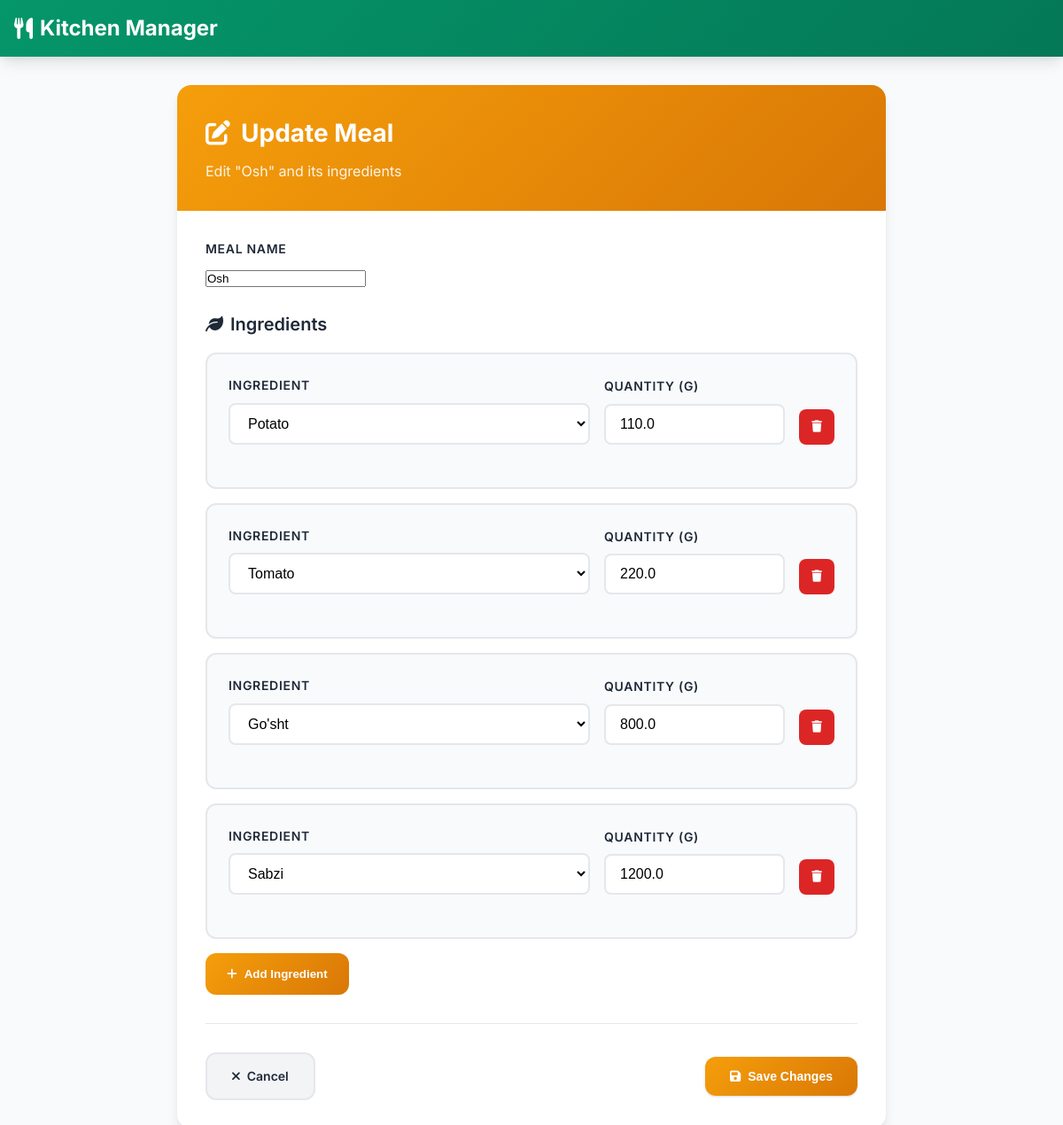
The page /mine/meals/1/edit/ on the database its author committed.
### mine/models.py (models this page shows, shortened)
class Meal(models.Model):
    name = models.CharField(max_length=100)
    ingredients = models.ManyToManyField(
        Ingredient,
        through='MealIngredient',
        related_name='meals'
    )

class MealIngredient(models.Model):
    meal = models.ForeignKey(Meal, on_delete=models.CASCADE)
    ingredient = models.ForeignKey(Ingredient, on_delete=models.CASCADE)
    quantity = models.FloatField()  # quantity required for this ingredient in this meal

class Ingredient(models.Model):
    name = models.CharField(max_length=100)
    stock_quantity = models.FloatField(default=0)  # current stock in grams (or your unit)
    treshold_quantity = models.PositiveBigIntegerField(default=1000)
    created_by = models.ForeignKey(User, on_delete=models.SET_NULL, null=True, blank=True)
    created_at = models.DateTimeField(auto_now_add=True)

### mine/views.py (the view)
# urls.py: path('meals/<int:meal_id>/edit/', views.update_meal, name='update_meal'),
def update_meal(request, meal_id):
    meal = get_object_or_404(Meal, id=meal_id)
    ingredients = Ingredient.objects.all()
    if request.method == 'POST':
        form = MealForm(request.POST, instance=meal)
        if form.is_valid():
            meal = form.save()
            MealIngredient.objects.filter(meal=meal).delete()
            ingredient_ids = request.POST.getlist('ingredients')
            quantities = request.POST.getlist('quantities')
            for ing_id, qty in zip(ingredient_ids, quantities):
                if ing_id and qty:
                    MealIngredient.objects.create(
                        meal=meal,
                        ingredient_id=int(ing_id),
                        quantity=float(qty)
                    )
            return redirect('meal_list')
    else:
        form = MealForm(instance=meal)
        existing_ingredients = MealIngredient.objects.filter(meal=meal)
    return render(request, 'update_meal.html', {
        'form': form,
        'ingredients': ingredients,
        'meal': meal,
        'existing_ingredients': existing_ingredients
    })

### mine/forms.py
class MealForm(forms.ModelForm):
    class Meta:
        model = Meal
        fields = ['name']

### templates/update_meal.html (shortened to what this page needs)
{% extends 'base.html' %}
{% block content %}
<div class="form-card">
    <div class="form-header">
        <h1 class="form-title">
            <i class="fas fa-edit"></i>
            Update Meal
        </h1>
        <p class="form-subtitle">Edit "{{ meal.name }}" and its ingredients</p>
    </div>
    <div class="form-body">
        <form method="post" novalidate>
            <div class="form-group">
                <label for="{{ form.name.id_for_label }}" class="form-label">Meal Name</label>
                {{ form.name }}
            </div>
            <div class="ingredients-section">
                <h2 class="section-title">
                    <i class="fas fa-leaf"></i>
                    Ingredients
                </h2>
                <div id="ingredients-wrapper">
                    {% for existing in existing_ingredients %}
                    <div class="ingredient-row">
                        <div class="ingredient-grid">
                            <div class="form-group">
                                <label class="form-label">Ingredient</label>
                                <select name="ingredients" class="form-select" required>
                                    {% for ingredient in ingredients %}
                                        <option value="{{ ingredient.id }}" {% if ingredient.id == existing.ingredient.id %}selected{% endif %}>
                                            {{ ingredient.name }}
                                        </option>
                                    {% endfor %}
                                </select>
                            </div>
                            <div class="form-group">
                                <label class="form-label">Quantity (g)</label>
                                <input
                                    type="number"
                                    name="quantities"
                                    min="0.01"
                                    step="0.01"
                                    value="{{ existing.quantity }}"
                                    placeholder="Quantity"
                                    class="form-input"
                                    required
                                >
                            </div>
                            <div class="form-group">
                                <button type="button" class="remove-btn" onclick="removeIngredient(this)">
                                    <i class="fas fa-trash"></i>
                                </button>
                            </div>
                        </div>
                    </div>
                    {% endfor %}
                </div>
                <button type="button" id="add-ingredient-btn" class="add-ingredient-btn">
                    <i class="fas fa-plus"></i>
                    Add Ingredient
                </button>
            </div>
            <div class="form-actions">
                <a href="{% url 'meal_list' %}" class="btn btn-secondary">
                    <i class="fas fa-times"></i>
                    Cancel
                </a>
                <button type="submit" class="btn btn-primary">
                    <i class="fas fa-save"></i>
                    Save Changes
                </button>
            </div>
        </form>
    </div>
</div>
{% endblock %}

### templates/base.html (style rules this page uses)
:root { --primary-color: #059669; --primary-dark: #047857; --secondary-color: #f59e0b; --accent-color: #dc2626; --text-primary: #1f2937; --text-secondary: #6b7280; --surface-color: #ffffff; --background-color: #f9fafb; --border-color: #e5e7eb; --shadow: 0 1px 3px 0 rgba(0, 0, 0, 0.1), 0 1px 2px 0 rgba(0, 0, 0, 0.06); --shadow-lg: 0 10px 15px -3px rgba(0, 0, 0, 0.1), 0 4px 6px -2px rgba(0, 0, 0, 0.05); }
* { margin: 0; padding: 0; box-sizing: border-box; }
body { font-family: 'Inter', sans-serif; background-color: var(--background-color); color: var(--text-primary); line-height: 1.6; }
.btn { display: inline-flex; align-items: center; gap: 0.5rem; padding: 0.75rem 1.5rem; border: none; border-radius: 0.75rem; font-weight: 600; text-decoration: none; cursor: pointer; transition: all 0.2s; font-size: 0.875rem; }
.btn-primary { background: linear-gradient(135deg, var(--primary-color), var(--primary-dark)); color: white; box-shadow: var(--shadow); }
.btn-secondary { background-color: #f3f4f6; color: var(--text-primary); border: 2px solid var(--border-color); }

### templates/update_meal.html (style rules this page uses)
.form-card { max-width: 800px; margin: 0 auto; background: var(--surface-color); border-radius: 1rem; box-shadow: var(--shadow-lg); overflow: hidden; }
.form-header { background: linear-gradient(135deg, var(--secondary-color), #d97706); color: white; padding: 2rem; }
.form-title { font-size: 1.75rem; font-weight: 700; margin-bottom: 0.5rem; display: flex; align-items: center; gap: 0.75rem; }
.form-subtitle { opacity: 0.9; font-size: 1rem; }
.form-body { padding: 2rem; }
.form-group { margin-bottom: 1.5rem; }
.form-label { display: block; font-weight: 600; color: var(--text-primary); margin-bottom: 0.5rem; font-size: 0.875rem; text-transform: uppercase; letter-spacing: 0.05em; }
.form-input, .form-select { width: 100%; padding: 0.75rem 1rem; border: 2px solid var(--border-color); border-radius: 0.5rem; font-size: 1rem; transition: all 0.2s; background-color: white; }
.ingredients-section { margin-bottom: 2rem; }
.section-title { font-size: 1.25rem; font-weight: 600; color: var(--text-primary); margin-bottom: 1rem; display: flex; align-items: center; gap: 0.5rem; }
.ingredient-row { background: #f8fafc; border: 2px solid var(--border-color); border-radius: 0.75rem; padding: 1.5rem; margin-bottom: 1rem; transition: all 0.2s; }
.ingredient-grid { display: grid; grid-template-columns: 2fr 1fr auto; gap: 1rem; align-items: end; }
.remove-btn { background-color: var(--accent-color); color: white; border: none; border-radius: 0.5rem; padding: 0.75rem; cursor: pointer; transition: all 0.2s; display: flex; align-items: center; justify-content: center; width: 40px; height: 40px; }
.add-ingredient-btn { background: linear-gradient(135deg, var(--secondary-color), #d97706); color: white; border: none; border-radius: 0.75rem; padding: 1rem 1.5rem; font-weight: 600; cursor: pointer; transition: all 0.2s; display: flex; align-items: center; gap: 0.5rem; margin-bottom: 2rem; }
.form-actions { display: flex; gap: 1rem; justify-content: space-between; align-items: center; padding-top: 2rem; border-top: 1px solid var(--border-color); flex-wrap: wrap; }
.btn { display: inline-flex; align-items: center; gap: 0.5rem; padding: 0.875rem 1.75rem; border: none; border-radius: 0.75rem; font-weight: 600; text-decoration: none; cursor: pointer; transition: all 0.2s; font-size: 0.875rem; }
.btn-primary { background: linear-gradient(135deg, var(--secondary-color), #d97706); color: white; box-shadow: var(--shadow); }
.btn-secondary { background-color: #f3f4f6; color: var(--text-primary); border: 2px solid var(--border-color); }

### rows shown on the page
Meal: name "Osh"
MealIngredient: ingredients "Potato", quantities "110.0"
MealIngredient: ingredients "Tomato", quantities "220.0"
MealIngredient: ingredients "Go'sht", quantities "800.0"
MealIngredient: ingredients "Sabzi", quantities "1200.0"
